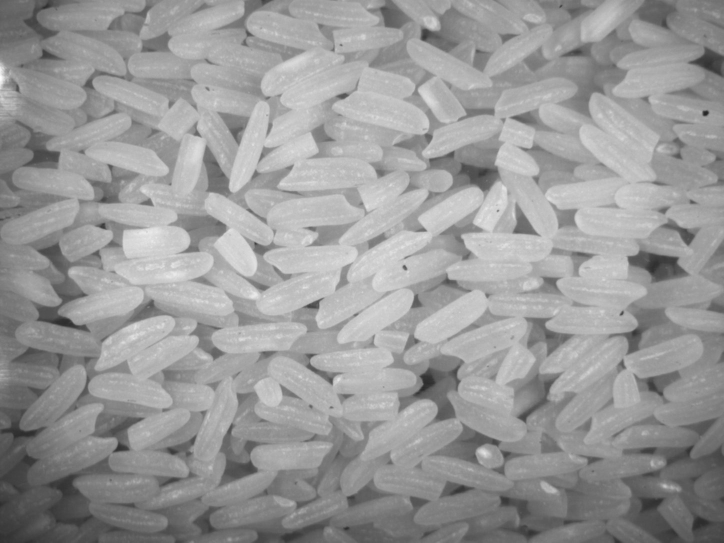
#> input picture image/rice_image/rice.png, 1448 x 1086 px (shown at 1/2 size)
$ python run_rice_pipeline.py
#> lines starting #> are read from the running program, lines starting #| are printed output that depends on the picture; after the words box and inside, x2 and y2 are one past the last pixel; in counts of white or black regions, pixels touching at a corner belong together
import os
import time

import cv2
import numpy as np
from skimage import segmentation

import torch
import torch.nn as nn
import matplotlib.pyplot as plt

import tarfile
import skimage
from sklearn.mixture import GaussianMixture
import warnings
import scipy.ndimage as ndimage
from skimage import measure
import cv2 as cv
from sklearn.mixture import GaussianMixture
import scipy.stats
from skimage.segmentation import active_contour
from skimage.filters import gaussian
warnings.filterwarnings('ignore')
import matplotlib.patches as patchess
from collections import  Counter


def find_neighbor(image, start_x, start_y,  threshold_1=127):
    img_len = image.shape[0]
    img_width = image.shape[1]
    #new_image=np.zeros((img_len,img_width))
    new_x=np.arange(start_x-1,start_x + 2)
    new_y=np.arange(start_y-1,start_y + 2)
    candidate=[]
    for temp_x in new_x:
        for temp_y in new_y:
            # discard neighbor points that are beyond the size of image
            if temp_x<0 or temp_x>=img_len:
                continue
            if temp_y<0 or temp_y>=img_width:
                continue
            # only get new neighbor points that don't exist in our candidate list
            if [temp_x, temp_y] in candidate:
                continue
            # no need to consider the center point itself
            if temp_x==start_x and temp_y==start_y:
                continue
            #print(image[start_x][start_y],image[temp_x][temp_y],np.abs(image[temp_x][temp_y]-image[start_x][start_y]))
            '''
            if  image[start_x][start_y]>threshold_1:
                if image[temp_x][temp_y] > threshold_1:
                    candidate.append([temp_x,temp_y])
            else:
                if image[temp_x][temp_y] > threshold_2 and image[temp_x][temp_y] < threshold_1 :
                    candidate.append([temp_x,temp_y])
            '''
            if image[temp_x][temp_y] > threshold_1:
                candidate.append([temp_x,temp_y])


    return candidate


def region_growing(image,start_x,start_y,threshold_1=127):
    # initialization
    img_len = image.shape[0]
    img_width = image.shape[1]
    new_image=np.zeros((img_len,img_width))
    candidates=[[start_x,start_y]]

    while len(candidates)>0:
        temp_point = candidates.pop()
        candidate_neigbor=find_neighbor(image, temp_point[0], temp_point[1],threshold_1=threshold_1)
        for temp_neibor in candidate_neigbor:
            if new_image[temp_neibor[0]][temp_neibor[1]]==0:
                # if the candidate neignbor is not in current list, we append the point
                # and set the corresponding pixel in image to 1
                new_image[temp_neibor[0]][temp_neibor[1]]=1
                candidates.append(temp_neibor)
    return new_image,candidates


def run(input_image_path = 'image/wheat.png',avg_image_path='image/rice_image/rice_avg.png',kernel_size=(15,8),min_elongation=1.8, ref_area=1500):
#> called with input_image_path = 'image/rice_image/rice.png', avg_image_path = 'image/rice_image/rice_avg.png', kernel_size = (15, 8), min_elongation = 1.8, ref_area = 1500
    start_time0 = time.time()

    image = cv2.imread(input_image_path)
#> image is the input picture: shape (1086, 1448, 3); min 34, max 253, mean 152.9
    image_avg=cv2.imread('image/rice_image/rice_avg.png')
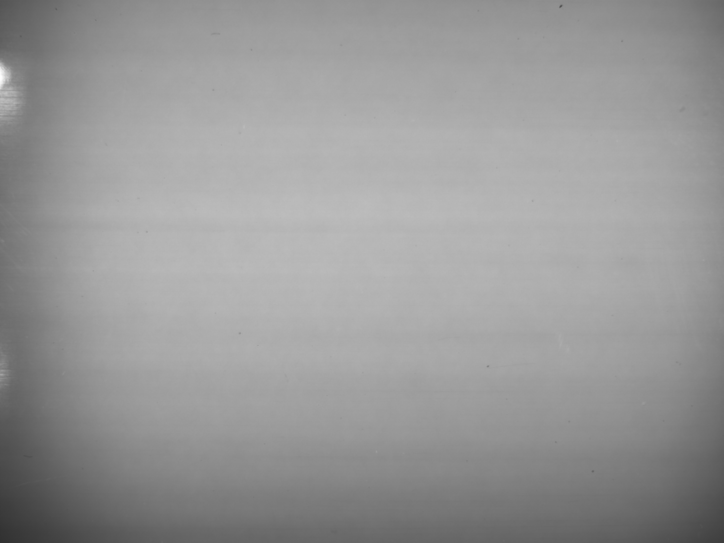
#> input picture image/rice_image/rice_avg.png, 1448 x 1086 px (shown at 1/2 size)
#> image_avg is the input picture: shape (1086, 1448, 3); min 49, max 253, mean 151.6
    image=image-image_avg

    new_width = int(image.shape[1]/4)
#> new_width = 362
    new_height = int(image.shape[0]/4)
#> new_height = 271
    new_dim = (new_width, new_height)
#> new_dim = (362, 271)

    image = cv2.resize(image, new_dim, interpolation = cv2.INTER_AREA)
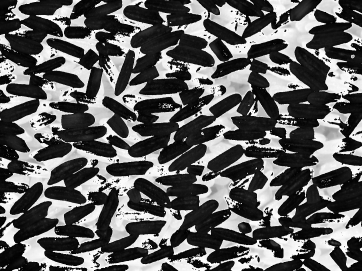
#> image: shape (271, 362, 3); min 0, max 255, mean 93.5

    gray_image=256-skimage.color.rgb2gray(image)*256
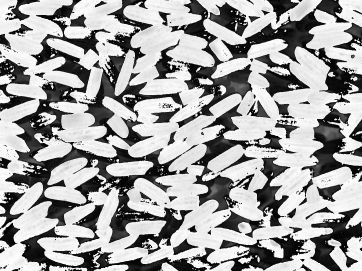
#> gray_image: shape (271, 362) float64; min 0, max 256, mean 162.1; drawn with min black and max white

    kernel = cv2.getStructuringElement(cv2.MORPH_ELLIPSE,kernel_size)
    eroded_image_gray=cv2.erode(gray_image,kernel)


    # [4 lines of commented-out code are left out]

    origin_img=cv2.imread(input_image_path)
    new_width = int(origin_img.shape[1]/4)
    new_height = int(origin_img.shape[0]/4)
    new_dim = (new_width, new_height)
    origin_img = cv2.resize(origin_img, new_dim, interpolation = cv2.INTER_AREA)
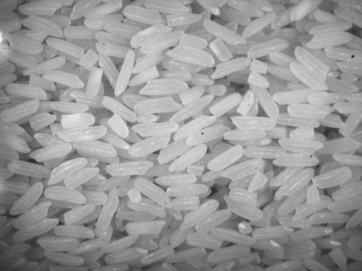
#> origin_img: shape (271, 362, 3); min 41, max 248, mean 152.9
    origin_img_gray = cv2.cvtColor(origin_img,cv2.COLOR_RGB2GRAY)

    plt.imshow(origin_img)
    plt.title('Original Image')
    plt.show()

    threshold_1=127

    ellipse_x=[]
    ellipse_y=[]
    ellipses=[]
    grain_pixels=[[temp_x, temp_y] for temp_x in range(eroded_image_gray.shape[0]) for temp_y in range(eroded_image_gray.shape[1])
                  if eroded_image_gray[temp_x][temp_y]>threshold_1]
#> grain_pixels = 12757 pairs, first value 0 to 270, second value 0 to 361
    i=0
    while True:
        temp_len=len(grain_pixels)
        #print(temp_len)
        temp_index=np.random.randint(temp_len)
        temp_x,temp_y=grain_pixels[temp_index]
        mask,_ = region_growing(eroded_image_gray, threshold_1=threshold_1, start_x=temp_x,start_y=temp_y)
        region=np.sum(mask)
        temp_cand=[[temp_x, temp_y] for temp_x in range(mask.shape[0]) for temp_y in range(mask.shape[1])
                  if mask[temp_x][temp_y]>0]
        #print(temp_cand)
        for temp_coord in temp_cand:
            grain_pixels.remove(temp_coord)
        #kernel_2 = cv2.getStructuringElement(cv2.MORPH_ELLIPSE,(5, 5))
        new_mask=cv2.dilate(mask,kernel)
        region=np.sum(new_mask)
        if region>100. and region<1200:
            #plt.imshow(new_mask*100+origin_img_gray, cmap='gray')
            #plt.title('the size of pixels of grain is '+str(region))
            #plt.show()

            temp_new_mask=new_mask.astype('uint8')
            temp_contours, _ = cv2.findContours(temp_new_mask, cv2.RETR_TREE, cv2.CHAIN_APPROX_SIMPLE)
            temp_ellipse = cv2.fitEllipse(temp_contours[0])
            temp_image=origin_img_gray.copy()
            cv2.ellipse(temp_image, temp_ellipse, (255, 255, 0), 2)
            ellipses.append(temp_ellipse)
            '''
            plt.imshow(temp_image)
            plt.show()
            '''
            ellipse_x.append(temp_ellipse[1][0])
            ellipse_y.append(temp_ellipse[1][1])
            i+=1
        if i>300 or len(grain_pixels)<20:
            break
#> this loop made 120 passes
#> (temp_len, temp_index, temp_x, temp_y) on pass 1: (12757, 2732, 44, 154)
#> pass 1, in run, `mask,_ = region_growing(eroded_image_gray, threshold_1=threshold_1, st..`:
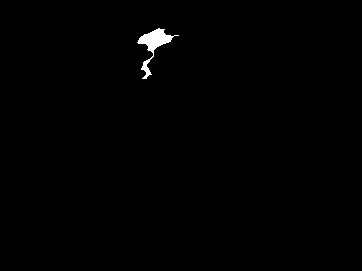
#> mask: shape (271, 362) float64; values 0 (black) and 1 (white), 0.58% white; 1 white region, box (x1, y1, x2, y2) and area: (137, 28, 179, 79) 567
#> after the loop: mask: shape (271, 362) float64; values 0 (black) and 1 (white), 0.01% white in thin lines or dots, all inside (x1, y1, x2, y2) = (359, 18, 362, 22)
#> after the loop: temp_new_mask: shape (271, 362); values 0 (black) and 1 (white), 0.12% white; 1 white region, box (x1, y1, x2, y2) and area: (143, 254, 160, 263) 118

    temp_image=origin_img_gray.copy()

    for i in range(len(ellipses)):
        temp_ellipse=ellipses[i]
        temp_x=temp_ellipse[1][0]
        temp_y=temp_ellipse[1][1]
        temp_area=np.pi*temp_x*temp_y
        if not(temp_x/temp_y>1/min_elongation and temp_x/temp_y<min_elongation and temp_area>ref_area):
            cv2.ellipse(temp_image, temp_ellipse, (255, 255, 0), 2)
#> this loop made 106 passes
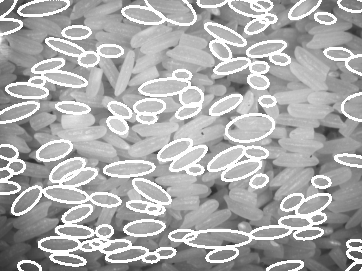
#> temp_image: shape (271, 362); min 45, max 255, mean 170.8
    plt.imshow(temp_image)
    plt.title('Ellipse Kernel '+str(kernel_size))
    plt.show()


    _,_,_=plt.hist(x=ellipse_x)
    plt.title('Long Axis of Ellipses')
    plt.show()
#> figure, not shown here; tallest bar 41 high, from x = 11.07 to 14.05

    _,_,_=plt.hist(x=ellipse_y)
    plt.title('Short Axis of Ellipses')
    plt.show()
#> figure, not shown here; tallest bar 25 high, from x = 15.7 to 21.69

    ellipse_area=np.array(ellipse_x)*np.array(ellipse_y)*np.pi
    _,_,_=plt.hist(x=ellipse_area)
    plt.title('Areas of Fit Ellipses')
    plt.show()
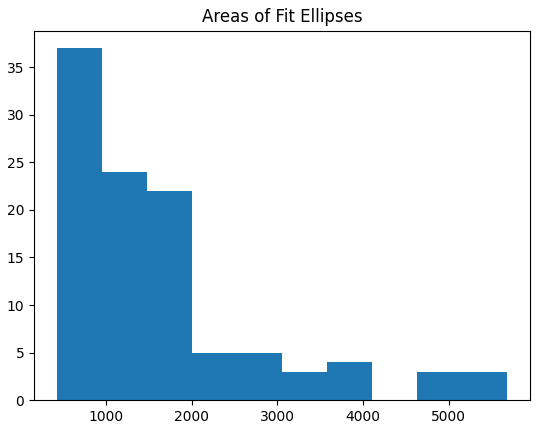
#> figure drawn by matplotlib, 1 panel; tallest bar 37 high, from x = 424.2 to 950.3


if __name__ == '__main__':
    run(input_image_path = 'image/rice_image/rice.png',avg_image_path='image/rice_image/rice_avg.png')
